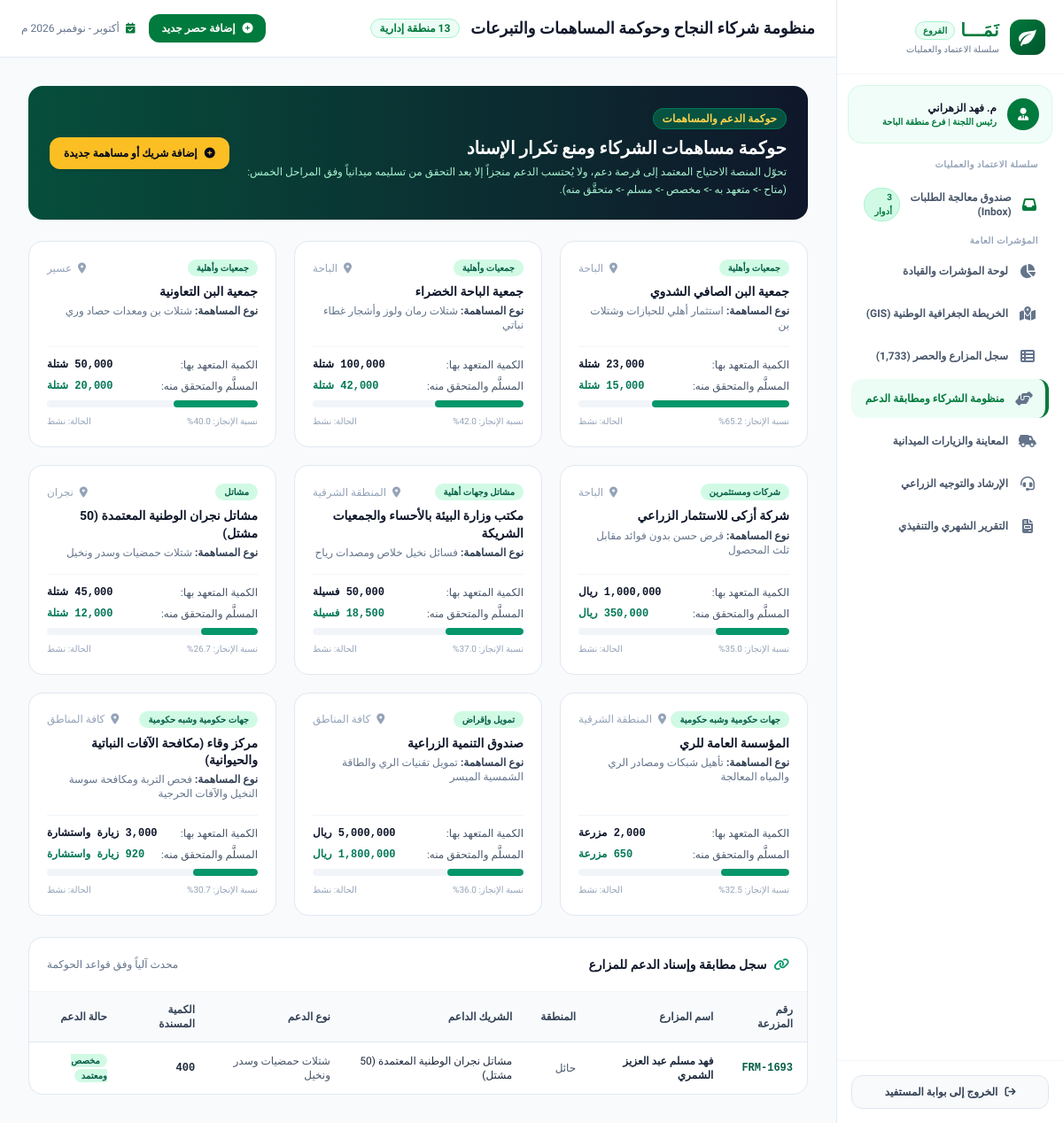
The page /admin/partners on the database its author committed.
### tables this page shows
CREATE TABLE partners (
        id INTEGER PRIMARY KEY AUTOINCREMENT,
        name TEXT,
        category TEXT,
        region TEXT,
        contribution_type TEXT,
        committed_quantity INTEGER,
        delivered_quantity INTEGER,
        unit TEXT,
        phone TEXT,
        email TEXT,
        status TEXT
    );

CREATE TABLE support_allocations (
        id INTEGER PRIMARY KEY AUTOINCREMENT,
        farm_id INTEGER,
        partner_id INTEGER,
        support_type TEXT,
        quantity INTEGER,
        status TEXT,
        allocated_date TEXT,
        notes TEXT,
        FOREIGN KEY(farm_id) REFERENCES farms(id),
        FOREIGN KEY(partner_id) REFERENCES partners(id)
    );

CREATE TABLE farms (
        id INTEGER PRIMARY KEY AUTOINCREMENT,
        code TEXT UNIQUE,
        created_at TEXT,
        farmer_name TEXT,
        national_id TEXT,
        phone TEXT,
        region TEXT,
        governorate TEXT,
        center TEXT,
        village TEXT,
        maps_url TEXT,
        latitude REAL,
        longitude REAL,
        land_status TEXT,
        area_m2 REAL,
        electricity_source TEXT,
        water_source TEXT,
        previous_crops TEXT,
        media_urls TEXT,
        road_type TEXT,
        social_security TEXT,
        agricultural_registry TEXT,
        status TEXT,
        readiness_priority TEXT,
        suggested_solution TEXT,
        solution_cost_est REAL,
        assigned_partner_name TEXT,
        support_status TEXT,
        notes TEXT
    , ownership_doc_type TEXT, ownership_doc_number TEXT, applicant_role TEXT, city TEXT);

### backend/app.py (the view)
@app.get("/admin/partners", response_class=HTMLResponse)
async def admin_partners_view(request: Request):
    conn = get_db_connection()
    c = conn.cursor()
    c.execute("SELECT * FROM partners ORDER BY id")
    partners = [dict(r) for r in c.fetchall()]
    c.execute("""
    SELECT sa.*, f.code as farm_code, f.farmer_name, f.region as farm_region, p.name as partner_name
    FROM support_allocations sa
    JOIN farms f ON sa.farm_id = f.id
    JOIN partners p ON sa.partner_id = p.id
    ORDER BY sa.id DESC LIMIT 50
    """)
    allocations = [dict(r) for r in c.fetchall()]
    conn.close()
    return render_template(request, "admin/partners.html", {
        "partners": partners,
        "allocations": allocations
    })

### frontend/templates/admin/partners.html (shortened to what this page needs)
{% extends "admin/base_admin.html" %}
{% block page_title %}منظومة شركاء النجاح وحوكمة المساهمات والتبرعات{% endblock %}
{% block admin_content %}
<div class="space-y-6">
    <div class="bg-gradient-to-r from-emerald-900 to-slate-900 text-white p-6 rounded-2xl shadow-sm flex flex-col md:flex-row justify-between items-start md:items-center gap-4">
        <div>
            <span class="text-xs font-bold text-amber-300 bg-emerald-800/80 px-2.5 py-1 rounded-full border border-emerald-700">حوكمة الدعم والمساهمات</span>
            <h2 class="text-xl font-black mt-2">حوكمة مساهمات الشركاء ومنع تكرار الإسناد</h2>
            <p class="text-xs text-emerald-200 mt-1 max-w-2xl leading-relaxed">
                تحوّل المنصة الاحتياج المعتمد إلى فرصة دعم، ولا يُحتسب الدعم منجزاً إلا بعد التحقق من تسليمه ميدانياً وفق المراحل الخمس: (متاح -> متعهد به -> مخصص -> مسلم -> متحقَّق منه).
            </p>
        </div>
        <button onclick="document.getElementById('addPartnerModal').classList.remove('hidden')" class="px-4 py-2.5 rounded-xl bg-amber-400 hover:bg-amber-300 text-slate-950 font-black text-xs shadow flex items-center gap-2 transition flex-shrink-0">
            <i class="fa-solid fa-plus-circle"></i>
            <span>إضافة شريك أو مساهمة جديدة</span>
        </button>
    </div>
    <div class="grid grid-cols-1 md:grid-cols-2 lg:grid-cols-3 gap-5">
        {% for p in partners %}
        <div class="bg-white p-5 rounded-2xl border border-slate-200 shadow-xs flex flex-col justify-between space-y-4">
            <div>
                <div class="flex items-center justify-between mb-2">
                    <span class="px-2.5 py-0.5 rounded-full text-[10px] font-bold bg-emerald-100 text-emerald-800">
                        {{ p.category }}
                    </span>
                    <span class="text-xs text-slate-400 font-medium"><i class="fa-solid fa-location-dot ml-1"></i> {{ p.region }}</span>
                </div>
                <h3 class="font-extrabold text-slate-900 text-sm leading-snug">{{ p.name }}</h3>
                <p class="text-xs text-slate-500 mt-1"><strong class="text-slate-700">نوع المساهمة:</strong> {{ p.contribution_type }}</p>
            </div>
            <div class="space-y-2 pt-3 border-t border-slate-100 text-xs">
                <div class="flex justify-between items-center text-slate-600">
                    <span>الكمية المتعهد بها:</span>
                    <span class="font-bold text-slate-900 font-mono">{{ "{:,}".format(p.committed_quantity) }} {{ p.unit }}</span>
                </div>
                <div class="flex justify-between items-center text-slate-600">
                    <span>المسلَّم والمتحقق منه:</span>
                    <span class="font-bold text-emerald-700 font-mono">{{ "{:,}".format(p.delivered_quantity) }} {{ p.unit }}</span>
                </div>
                {% set pct = ((p.delivered_quantity / p.committed_quantity * 100) if p.committed_quantity > 0 else 0)|round(1) %}
                <div class="w-full bg-slate-100 rounded-full h-2 overflow-hidden">
                    <div class="bg-emerald-600 h-2 rounded-full" style="width: {{ pct }}%"></div>
                </div>
                <div class="text-[10px] text-slate-400 flex justify-between">
                    <span>نسبة الإنجاز: {{ pct }}%</span>
                    <span>الحالة: {{ p.status }}</span>
                </div>
            </div>
        </div>
        {% endfor %}
    </div>
    <div class="bg-white rounded-2xl border border-slate-200 shadow-xs overflow-hidden">
        <div class="p-5 border-b border-slate-100 flex items-center justify-between">
            <h3 class="text-sm font-bold text-slate-900 flex items-center gap-2">
                <i class="fa-solid fa-link text-emerald-600"></i>
                <span>سجل مطابقة وإسناد الدعم للمزارع</span>
            </h3>
            <span class="text-xs text-slate-500">محدث آلياً وفق قواعد الحوكمة</span>
        </div>
        <div class="overflow-x-auto">
            <table class="w-full text-right text-xs">
                <thead class="bg-slate-50 text-slate-700 font-bold border-b border-slate-200">
                    <tr>
                        <th class="py-3 px-4">رقم المزرعة</th>
                        <th class="py-3 px-4">اسم المزارع</th>
                        <th class="py-3 px-4">المنطقة</th>
                        <th class="py-3 px-4">الشريك الداعم</th>
                        <th class="py-3 px-4">نوع الدعم</th>
                        <th class="py-3 px-4">الكمية المسندة</th>
                        <th class="py-3 px-4">حالة الدعم</th>
                    </tr>
                </thead>
                <tbody class="divide-y divide-slate-100">
                    {% for a in allocations %}
                    <tr class="hover:bg-slate-50/80 transition">
                        <td class="py-3 px-4 font-mono font-bold text-emerald-800">{{ a.farm_code }}</td>
                        <td class="py-3 px-4 font-semibold text-slate-800">{{ a.farmer_name }}</td>
                        <td class="py-3 px-4 text-slate-600">{{ a.farm_region }}</td>
                        <td class="py-3 px-4 font-medium text-slate-800">{{ a.partner_name }}</td>
                        <td class="py-3 px-4 text-slate-600">{{ a.support_type }}</td>
                        <td class="py-3 px-4 font-mono font-bold">{{ a.quantity }}</td>
                        <td class="py-3 px-4">
                            <span class="px-2 py-0.5 rounded-full text-[10px] font-semibold bg-emerald-100 text-emerald-800">
                                {{ a.status }}
                            </span>
                        </td>
                    </tr>
                    {% else %}
                    <tr>
                        <td colspan="7" class="py-6 text-center text-slate-400 italic">
                            جميع التخصيصات تدار مباشرة عبر ملف المزرعة وسجل قرارات الاعتماد.
                        </td>
                    </tr>
                    {% endfor %}
                </tbody>
            </table>
        </div>
    </div>
</div>
{% endblock %}

### frontend/static/style.css (style rules this page uses)
:root { --naama-green: #007a3d; --naama-dark-green: #005a2b; --naama-light-green: #e6f4ea; --naama-border: #e2e8f0; --naama-text-dark: #1f2937; --naama-text-muted: #6b7280; }
* { box-sizing: border-box; }
body { font-family: 'Tajawal', sans-serif; direction: rtl; text-align: right; margin: 0; padding: 0; color: var(--naama-text-dark); }

### rows shown on the page
partners: category "جمعيات وأهلية", region "الباحة", name "جمعية البن الصافي الشدوي", contribution_type "استثمار أهلي للحيازات وشتلات بن", unit "شتلة", pct "65.2", status "نشط"
partners: category "جمعيات وأهلية", region "الباحة", name "جمعية الباحة الخضراء", contribution_type "شتلات رمان ولوز وأشجار غطاء نباتي", unit "شتلة", delivered_quantity "42,000", pct "42.0", status "نشط"
partners: category "جمعيات وأهلية", region "عسير", name "جمعية البن التعاونية", contribution_type "شتلات بن ومعدات حصاد وري", unit "شتلة", pct "40.0", status "نشط"
partners: category "شركات ومستثمرين", region "الباحة", name "شركة أزكى للاستثمار الزراعي", contribution_type "قرض حسن بدون فوائد مقابل ثلث المحصول", committed_quantity "1,000,000", unit "ريال", delivered_quantity "350,000", pct "35.0", status "نشط"
partners: category "مشاتل وجهات أهلية", region "المنطقة الشرقية", name "مكتب وزارة البيئة بالأحساء والجمعيات الشريكة", contribution_type "فسائل نخيل خلاص ومصدات رياح", committed_quantity "50,000", unit "فسيلة", pct "37.0", status "نشط"
partners: category "مشاتل", region "نجران", name "مشاتل نجران الوطنية المعتمدة (50 مشتل)", contribution_type "شتلات حمضيات وسدر ونخيل", committed_quantity "45,000", unit "شتلة", pct "26.7", status "نشط"
partners: category "جهات حكومية وشبه حكومية", region "المنطقة الشرقية", name "المؤسسة العامة للري", contribution_type "تأهيل شبكات ومصادر الري والمياه المعالجة", unit "مزرعة", pct "32.5", status "نشط"
partners: category "تمويل وإقراض", region "كافة المناطق", name "صندوق التنمية الزراعية", contribution_type "تمويل تقنيات الري والطاقة الشمسية الميسر", committed_quantity "5,000,000", unit "ريال", delivered_quantity "1,800,000", pct "36.0", status "نشط"
partners: category "جهات حكومية وشبه حكومية", region "كافة المناطق", name "مركز وقاء (مكافحة الآفات النباتية والحيوانية)", contribution_type "فحص التربة ومكافحة سوسة النخيل والآفات الحرجية", unit "زيارة واستشارة", pct "30.7", status "نشط"
support_allocations: farm_code "FRM-1693", farmer_name "فهد مسلم عبد العزيز الشمري", farm_region "حائل", partner_name "مشاتل نجران الوطنية المعتمدة (50 مشتل)", support_type "شتلات حمضيات وسدر ونخيل", quantity "400", status "مخصص ومعتمد"
